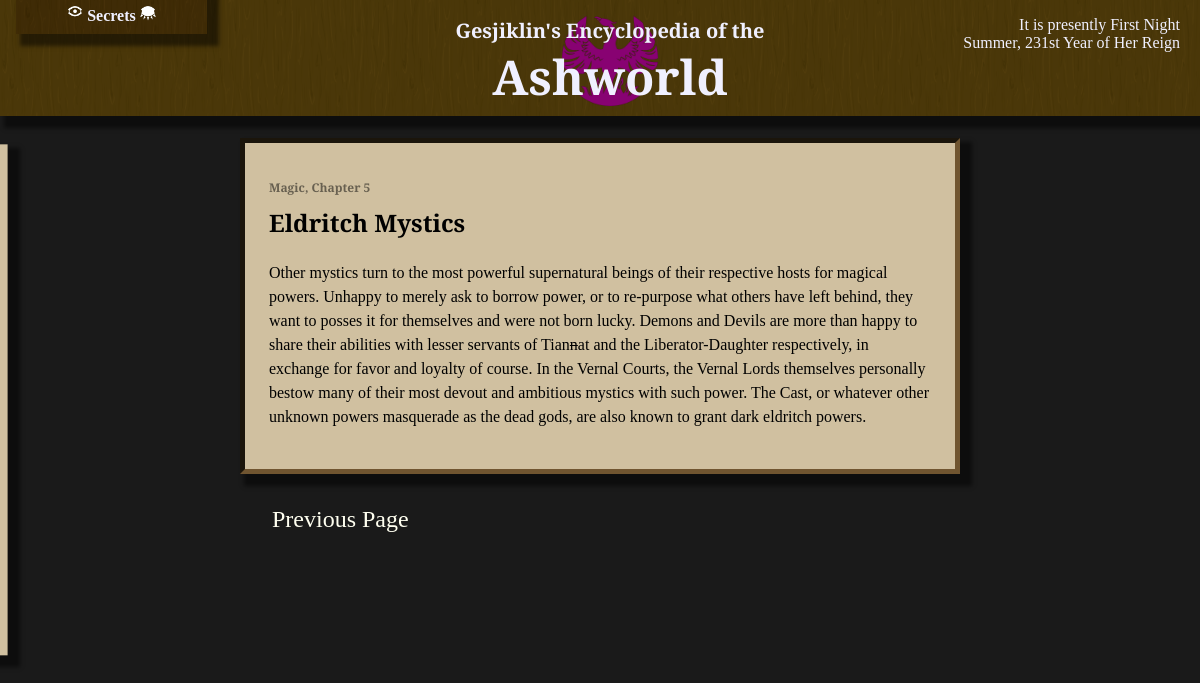
Before: /Eldritch Mystics-info?terms=None with the older database file.
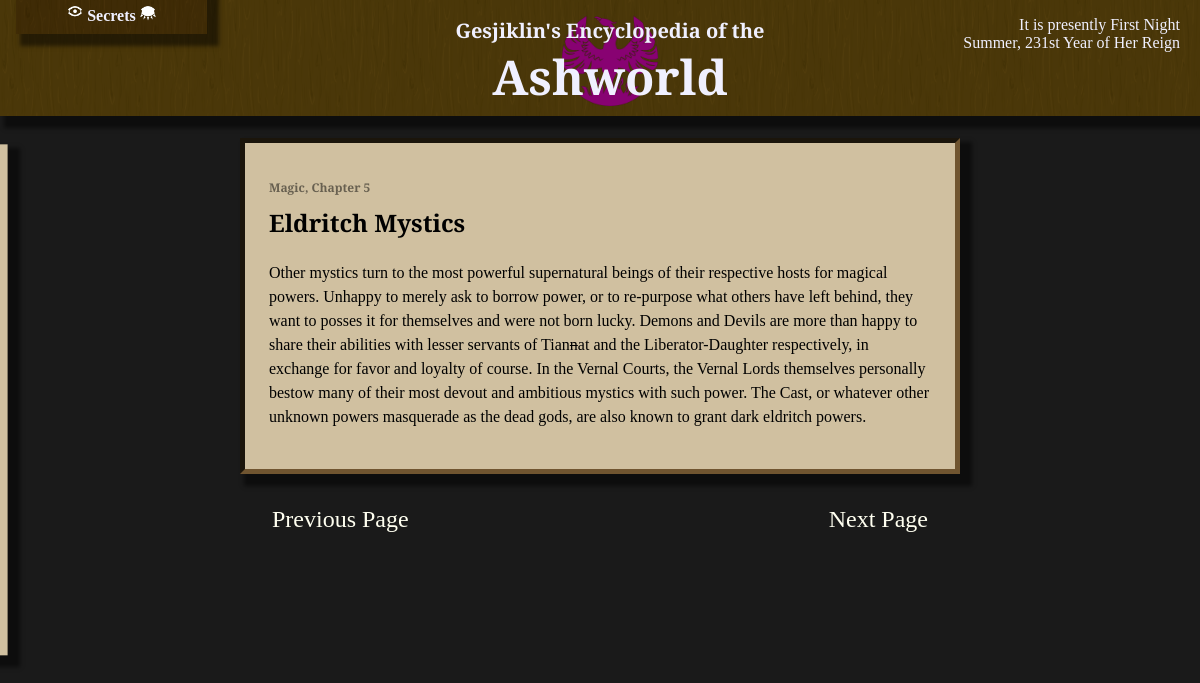
After: the same page with the newer database file.
### wiki/views.py (the view)
# urls.py: path('', views.index, name='dictionary'),
def index(request, **kwargs):
	template_name = "wiki/index.html"
	context = base_context(request)
	short_title = kwargs['pagetitle'] if ('pagetitle' in kwargs) else 'Introduction'
	info = None
	try:
		info = InfoPage.objects.get(short_title__iexact=short_title)
	except InfoPage.DoesNotExist:
		base_url = reverse('search')
		query_string =  urlencode({'terms': short_title})
		url = '{}?{}'.format(base_url, query_string)
		return redirect(url)
	context['info'] = info
	return render(request, template_name, context)

### wiki/models.py (called while the page is built)
    def title(self):
        return self.short_title #self.full_title if self.full_title else self.short_title

    def prev_page(self):
        return InfoPage.objects.get(next_page = self)

    def _chapter(self):
        prev = self
        i = 0
        while True:
            try:
                prev = prev.prev_page()
            except InfoPage.DoesNotExist:
                break
            i += 1
        return (prev, i)

    def chapter(self):
        info, number = self._chapter()
        return "{}, Chapter {}".format(info.title(), number) if number > 0 else "Introduction"

    def is_secret(self):
        return len(self.text) == 0 and len(InfoSecret.objects.filter(page = self))

    def map_location(self):
        return MapLocation.objects.get(page = self)

### wiki/templatetags/wiki_extras.py (called while the page is built)
def case_agnostic_re(word):
    r = ""
    for letter in word:
        r += "({}|{})".format(letter.upper(),letter.lower())
    return r

### wiki/views.py (called while the page is built)
def pop_popup(request):
	queue = request.session.get('popupforms', [])
	if queue and isinstance(queue, list):
		r = queue.pop(0)
		request.session['popupforms'] = queue
		return r
	else:
		return None

### wiki/templates/wiki/index.html (shortened to what this page needs)
{% load static %}
{% load wiki_extras %}
<!DOCTYPE HTML>
<html>
<head>
    <link rel="stylesheet" type="text/css" href="{% static 'wiki/style.css' %}"/>
    {% block head %}
    <link rel="stylesheet" type="text/css" href="{% static 'wiki/info.css' %}"/>
    {% endblock %}
</head>
<body>
<div class="title">
    <image src="{% static 'wiki/Phoenix.png' %}" alt=""/>
    <span><h2>Gesjiklin's Encyclopedia of the</h2><h1>Ashworld</h1></span>
    <div class="passwords">
        <h3>
            <img src="{% static 'wiki/openEye.png' %}" alt="" height="16"/>
            Secrets
            <img src="{% static 'wiki/closedEye.png' %}" alt="" height="16"/>
        </h3>
    </div>
    <p id="datetime" class="right">
        It is presently HOUR SECTION <br/>
        Summer, 231st Year of Her Reign
    </p>
</div>
<div class="titlebuffer"></div>
<div class="sidebar">
</div>
<div class="content">
    {% block content %}
    <div class="textbox">
        <h3 class="chapter">{{ info.chapter }}</h3>
        <h2>
            {% if info.is_secret and not show_secrets %}
                <span class="secret">There are only secrets here.</span>
            {% else %}
                {{ info.title | safe }}
            {% endif %}
        </h2>
        <p>
            {{ info.text | strongterms:terms }}
        </p>
    </div>
    {% if info.prev_page %}
        <a id="prev" class="pageturn" href="{% url 'info' info.prev_page.pk %}">Previous Page</a>
    {% endif %}
    {% if info.next_page %}
        <a id="next" class="pageturn" href="{% url 'info' info.next_page.pk %}">Next Page</a>
    {% endif %}
    {% endblock %}
</div>
</body>
</html>

Changed rows visible on the page:
changed InfoPage "Eldritch Mystics": next_page_id empty → "Serene Mystics" (drawn)
Other visible differences:
text now shown: "Next Page"
